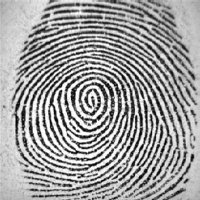
%> input picture ori_1.jpg, 200 x 200 px
$ octave Morpho_IMGenhance.m   (GNU Octave 9; MATLAB toolbox functions it lacks are replaced by stand-ins)
%> lines starting %> are read from the running program, lines starting %| are printed output that depends on the picture; in (x1, y1, x2, y2) boxes, pixels count from 0 and x2, y2 are one past the last pixel; in counts of white or black regions, pixels touching at a corner belong together; the program's own positions count from 1
%% Fingerprint
clear, clc
close all

threshold = 160;
img = imread('ori_1.jpg');
%> img is the input picture: size 200x200 uint8; min 0, max 255, mean 157.2
img = img<=threshold;
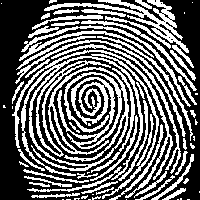
%> img: size 200x200 logical; 41.3% white in thin lines or dots

% se
img_proc = img;
se1 = strel('square', 2);
se2 = strel('line', 1, 135);

% erode dilate = open
img_proc = imerode(img_proc, se1);
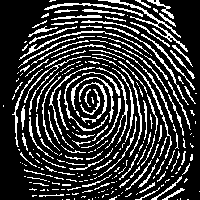
%> img_proc: size 200x200 logical; 22.1% white in thin lines or dots
img_proc = imdilate(img_proc, se1);
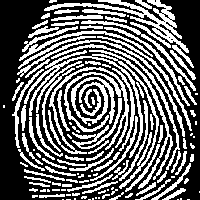
%> img_proc: size 200x200 logical; 40.3% white; 133 white regions (47 under 20 px), largest, box (x1, y1, x2, y2) and area: (24, 50, 159, 189) 1463, (48, 67, 129, 154) 1366, (44, 0, 189, 53) 1290

% dilate erode = close
img_proc = imdilate(img_proc, se2);
img_proc = imerode(img_proc, se2);

% equivalent to the above
% img_proc = imopen(img_proc, se1);
% img_proc = imclose(img_proc, se2);

figure, subplot(1,2,1), imagesc(img), axis off
subplot(1,2,2), imagesc(img_proc), axis off
colormap(gray)

%% Hit or miss
clear, clc
close all
%> (the run ends here)
